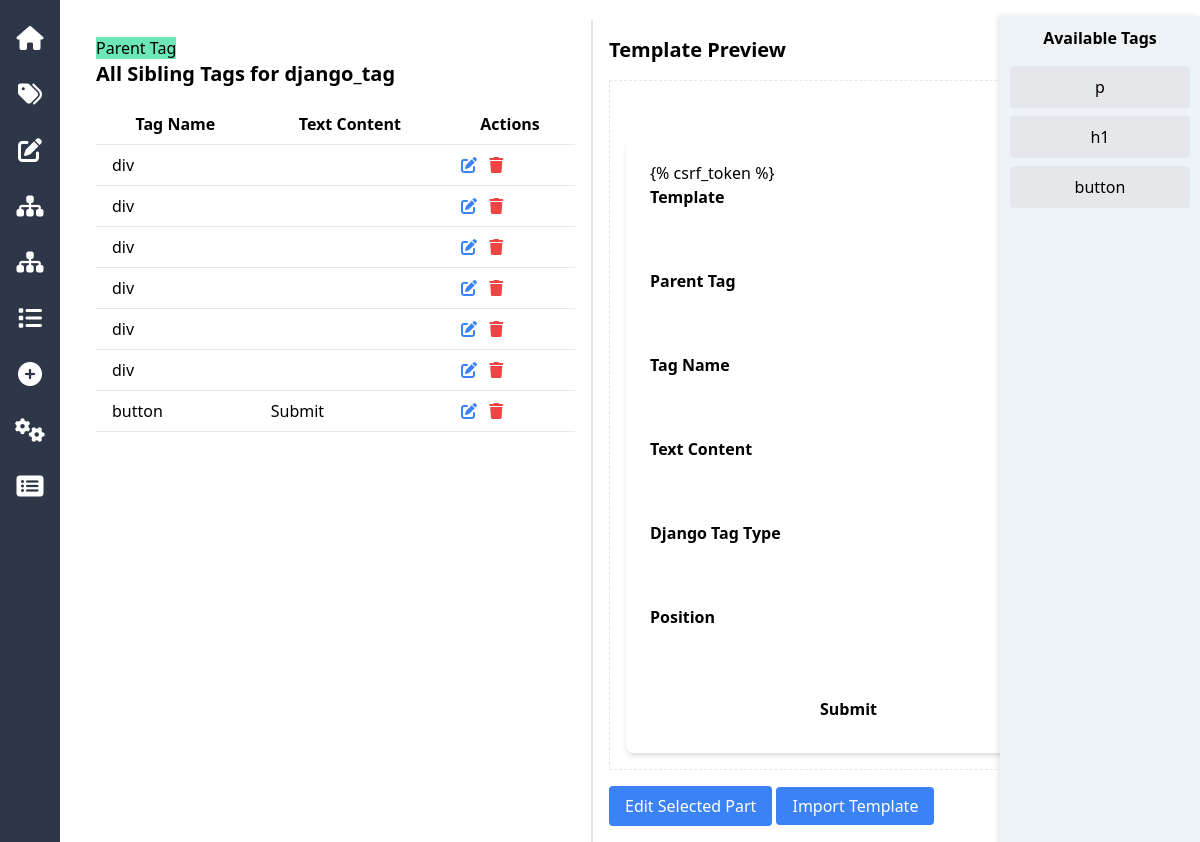
Page /idd/template/8/view-all-siblings/?tag_id=183 on the committed database.
### idd/models.py (models this page shows, shortened)
class Tag(models.Model):
    template = models.ForeignKey(Template, related_name='tags', on_delete=models.CASCADE)
    parent_tag = models.ForeignKey('self', related_name='children', null=True, blank=True, on_delete=models.CASCADE)
    tag_name = models.CharField(max_length=50)
    text_content = models.TextField(blank=True)
    classes = models.ManyToManyField('Class', related_name='tags', through='TagClass')
    django_tag_type = models.CharField(
        max_length=50,
        blank=True,
        null=True,
        choices=[
            ('csrf_token', 'CSRF Token'),
            ('for', 'For Loop'),
            ('endfor', 'End For Loop'),
            ('if', 'If Condition'),
            ('endif', 'End If Condition'),
            ('block', 'Block Tag'),
            ('endblock', 'End Block Tag'),
            ('extends', 'Extends Tag'),
        ]
    )
    position = models.PositiveIntegerField(default=0)
    class Meta:
        unique_together = ('position', 'parent_tag')

### idd/views.py (the view)
# urls.py: path('template/<int:template_id>/view-all-siblings/', view_all_siblings, name='view_all_siblings'),
def view_all_siblings(request, template_id):
    tag_id = request.GET.get('tag_id')
    current_tag = get_object_or_404(Tag, id=tag_id)
    if current_tag.parent_tag:
        siblings = Tag.objects.filter(
            parent_tag=current_tag.parent_tag
        ).exclude(id=current_tag.id)
    else:
        siblings = Tag.objects.filter(
            parent_tag=None,
            template=current_tag.template
        ).exclude(id=current_tag.id)
    data = get_common_data(template_id, tag_id)
    data.update({
        'current_tag': current_tag,
        'siblings': siblings
    })
    return render_with_context(request, 'view_all_siblings.html', data)

### idd/views.py (called while the page is built)
def render_with_context(request, template_name, context=None, additional_data=None):
    if context is None:
        context = {}
    if additional_data:
        context.update(additional_data)
    return render(request, template_name, context)

def get_common_data(template_id, tag_id=None):
    template = get_object_or_404(Template, id=template_id)
    tag = get_object_or_404(Tag, id=tag_id) if tag_id else None
    html_structure = generate_template_by_id(template_id)
    return {
        'template': template,
        'tag': tag,
        'html_structure': html_structure
    }

### idd/templates/view_all_siblings.html
{% extends 'base_template.html' %}
{% block content %}
<div class="mb-4">
    <h2 class="text-xl font-bold mb-4">All Sibling Tags for {{ tag.tag_name }}</h2>
    <table class="min-w-full bg-white">
        <thead>
            <tr>
                <th class="py-2 px-4 border-b">Tag Name</th>
                <th class="py-2 px-4 border-b">Text Content</th>
                <th class="py-2 px-4 border-b">Actions</th>
            </tr>
        </thead>
        <tbody>
            {% for tag in siblings %}
            <tr>
                <td class="py-2 px-4 border-b">{{ tag.tag_name }}</td>
                <td class="py-2 px-4 border-b">{{ tag.text_content }}</td>
                <td class="py-2 px-4 border-b">
                    <a href="{% url 'view_all_children' template.id %}?tag_id={{ tag.id }}" class="text-blue-500 hover:text-blue-700 mr-2">
                        <i class="fas fa-edit"></i>
                    </a>
                    <a href="{% url 'delete_tag' template.id %}?tag_id={{ tag.id }}" class="text-red-500 hover:text-red-700">
                        <i class="fas fa-trash"></i>
                    </a>
                </td>
            </tr>
            {% endfor %}
        </tbody>
    </table>
</div>
{% endblock %}

### rows in the picture
Tag: tag_name "django_tag"
Tag: tag_name "div"
Tag: tag_name "div"
Tag: tag_name "div"
Tag: tag_name "div"
Tag: tag_name "div"
Tag: tag_name "div"
Tag: tag_name "button", text_content "Submit"
